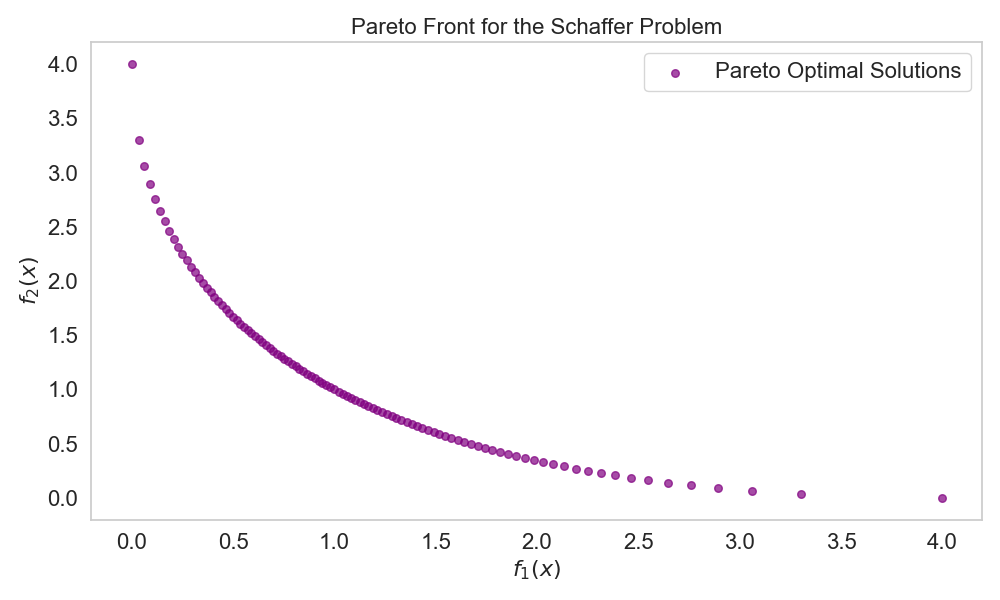

Generate this figure with Python:
import numpy as np
import matplotlib.pyplot as plt
from scipy.optimize import minimize
import seaborn as sns
from Functions import f_1, f_2

plt.rcParams['text.usetex'] = False

# Define the range for X
A = 10  # Range of x, can be adjusted

# List to store Pareto-optimal results for min-max method
pareto_optimal = []

# Define the ideal values for f1 and f2 based on the individual minimization of the convex functions
z1_star = 0
z2_star = 0

# Generate a list of weight values in the range from 0 to 1 with 101 points
w_values = np.linspace(0, 1, 101)

# Step 1: Minimize the objective function using the min-max method
for w in w_values:
    # Define the objective for min-max method
    def objective(vars):
        return vars[1]  # Minimize D

    # Define the constraints
    def constraints(vars):
        x = vars[0]
        D = vars[1]
        # Calculate differences from ideal values
        diff_f1 = f_1(x) - z1_star
        diff_f2 = f_2(x) - z2_star
        
        return [
            D - w * diff_f1,   # Ensure D >= w * diff_f1
            D - (1 - w) * diff_f2  # Ensure D >= (1 - w) * diff_f2
        ]

    # Set up the constraints in the required format
    constraints_dict = [{'type': 'ineq', 'fun': constraints}]
    bounds = [(-A, A), (None, None)]  # Limits for x and D
    x0 = [0.0, 0.0]  # Initial guess

    # Minimize the objective function with constraints
    opt = minimize(objective, x0, bounds=bounds, constraints=constraints_dict)
    
    # Check if the optimization was successful
    if opt.success:
        # Store the result in a dictionary with the values of f_1(x) and f_2(x)
        result = {
            "x": opt.x[0],
            "f_1(x)": f_1(opt.x[0]),
            "f_2(x)": f_2(opt.x[0])
        }
        # Add the Pareto-optimal solution to the list
        pareto_optimal.append([result['x'], result['f_1(x)'], result['f_2(x)']])
    else:
        print(f"Optimization failed for w={w}: {opt.message}")

# Convert the list to a NumPy array for plotting
pareto_optimal = np.array(pareto_optimal)

# Plot the Pareto front (f_1 vs f_2)
sns.set(style="whitegrid")
plt.figure(figsize=(10, 6))
plt.scatter(pareto_optimal[:, 1], pareto_optimal[:, 2], c='purple', s=30, alpha=0.7, label='Pareto Optimal Solutions')

plt.xlabel('$f_1(x)$', fontsize=16) 
plt.ylabel('$f_2(x)$', fontsize=16)  
plt.title('Pareto Front for the Schaffer Problem', fontsize=16) 
plt.xticks(fontsize=16)
plt.yticks(fontsize=16)
plt.grid()
plt.legend(fontsize=16)
plt.tight_layout()
plt.savefig("MinMax.png")
plt.show()
